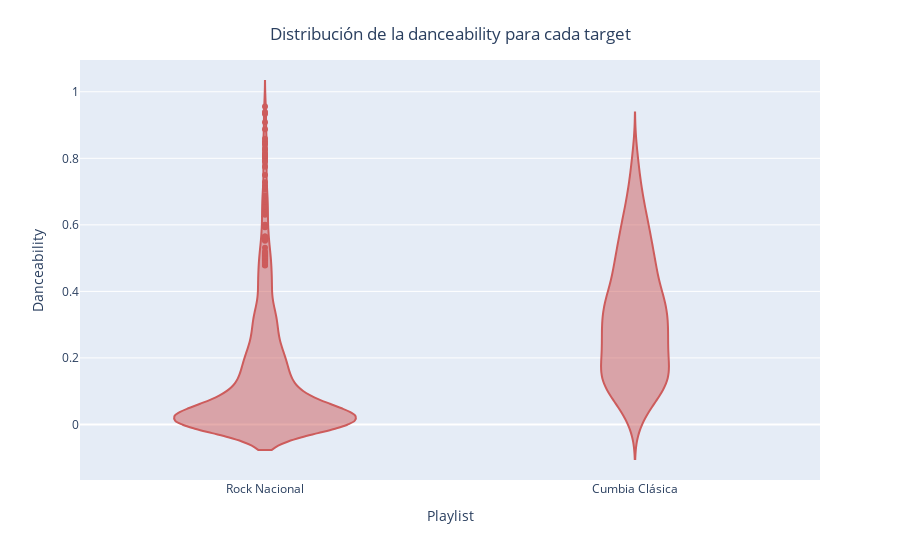

Notebook source saved alongside this figure:
### Markdown cell above
La relación entre el target y la acousticness de las canciones es de las mas fuertes por lo visto en el HeatMap. Esta relación se observa en el siguiente gráfico de violín.

### Code cell
fig = ply.violin(df_final.replace({0: str(genero_0), 1: str(genero_1)}),'target','acousticness', color_discrete_sequence=['indianred'])

fig.update_layout(title={
        'text': "Distribución de la danceability para cada target", 'y':0.95, 'x':0.5,
        'xanchor': 'center', 'yanchor': 'top'})
fig.update_xaxes(title_text = 'Playlist')
fig.update_yaxes(title_text = 'Danceability')

fig.show()

### Figure 1 — Plotly figure (JSON) as saved in the notebook; plotly's stock layout.template omitted (floating-point values rounded to 4 significant figures; data arrays with more than 128 entries replaced by an {"elided": "..."} marker saying what was removed)
{"data": [{"alignmentgroup": "True", "box": {"visible": false}, "hovertemplate": "target=%{x}<br>acousticness=%{y}<extra></extra>", "legendgroup": "", "marker": {"color": "indianred"}, "name": "", "offsetgroup": "", "orientation": "v", "scalegroup": "True", "showlegend": false, "type": "violin", "x": {"elided": "1564 str values"}, "x0": " ", "xaxis": "x", "y": {"elided": "1564 float values"}, "y0": " ", "yaxis": "y"}], "layout": {"legend": {"tracegroupgap": 0}, "margin": {"t": 60}, "title": {"text": "Distribución de la danceability para cada target", "x": 0.5, "xanchor": "center", "y": 0.95, "yanchor": "top"}, "violinmode": "group", "xaxis": {"anchor": "y", "domain": [0, 1], "title": {"text": "Playlist"}}, "yaxis": {"anchor": "x", "domain": [0, 1], "title": {"text": "Danceability"}}}}
